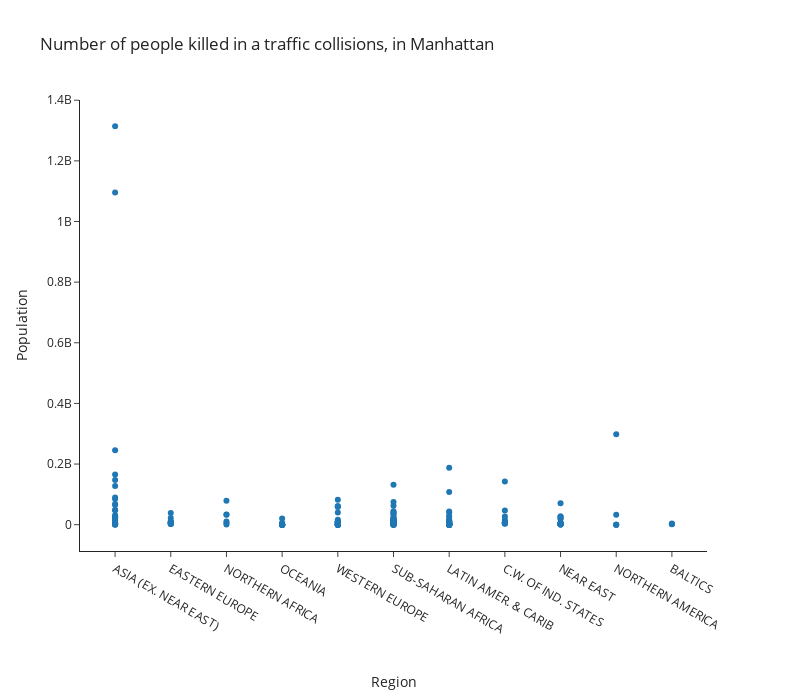

Write notebook code for a chart like this one.
### Code cell
# filtering the dataframe

# Creating a scatterplot
scatter = px.scatter(df, x = 'Region', y = 'Population', title = 'Number of people killed in a traffic collisions, in Manhattan', 
                        template = 'simple_white', height = 700, width = 800)

scatter.update_traces(textposition= 'top center')
scatter

### Figure 1 — Plotly figure (JSON) as saved in the notebook; plotly's stock layout.template omitted (floating-point values rounded to 4 significant figures; data arrays with more than 128 entries replaced by an {"elided": "..."} marker saying what was removed)
{"data": [{"hovertemplate": "Region=%{x}<br>Population=%{y}<extra></extra>", "legendgroup": "", "marker": {"color": "#1F77B4", "symbol": "circle"}, "mode": "markers", "name": "", "orientation": "v", "showlegend": false, "textposition": "top center", "type": "scatter", "x": {"elided": "227 str values"}, "xaxis": "x", "y": {"elided": "227 int values"}, "yaxis": "y"}], "layout": {"height": 700, "legend": {"tracegroupgap": 0}, "title": {"text": "Number of people killed in a traffic collisions, in Manhattan"}, "width": 800, "xaxis": {"anchor": "y", "autorange": true, "domain": [0, 1], "range": [-0.6349, 10.63], "title": {"text": "Region"}, "type": "category"}, "yaxis": {"anchor": "x", "autorange": true, "domain": [0, 1], "range": [-87220000.0, 1401000000.0], "title": {"text": "Population"}, "type": "linear"}}}
